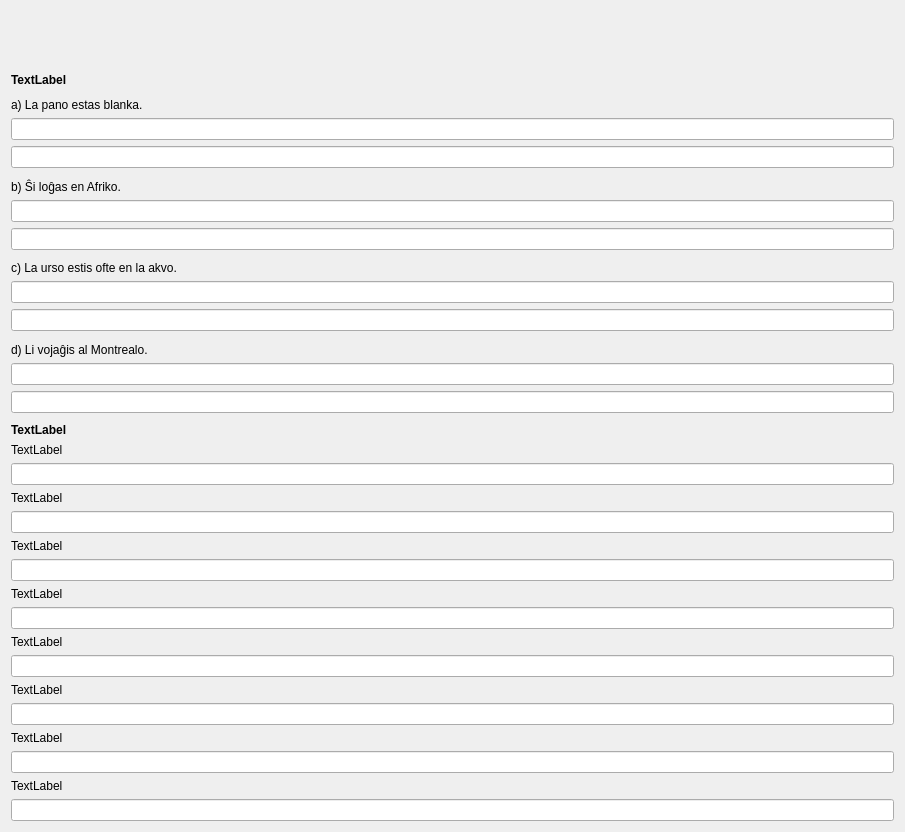
         <widget class="QWidget" name="scrollAreaWidgetContents_2">
          <property name="geometry">
           <rect>
            <x>0</x>
            <y>0</y>
            <width>905</width>
            <height>832</height>
           </rect>
          </property>
          <layout class="QVBoxLayout" name="verticalLayout_45">
           <item>
            <layout class="QVBoxLayout" name="verticalLayout_19">
             <item>
              <widget class="QLabel" name="Lec13_Label5">
               <property name="sizePolicy">
                <sizepolicy hsizetype="Preferred" vsizetype="Preferred">
                 <horstretch>0</horstretch>
                 <verstretch>0</verstretch>
                </sizepolicy>
               </property>
               <property name="font">
                <font>
                 <weight>75</weight>
                 <bold>true</bold>
                </font>
               </property>
               <property name="text">
                <string>TextLabel</string>
               </property>
               <property name="alignment">
                <set>Qt::AlignBottom|Qt::AlignLeading|Qt::AlignLeft</set>
               </property>
               <property name="wordWrap">
                <bool>true</bool>
               </property>
              </widget>
             </item>
             <item>
              <layout class="QVBoxLayout" name="verticalLayout_15">
               <item>
                <widget class="QLabel" name="label_35">
                 <property name="text">
                  <string>a) La pano estas blanka.</string>
                 </property>
                 <property name="alignment">
                  <set>Qt::AlignBottom|Qt::AlignLeading|Qt::AlignLeft</set>
                 </property>
                 <property name="wordWrap">
                  <bool>true</bool>
                 </property>
                 <property name="buddy">
                  <cstring>lineEdit_28</cstring>
                 </property>
                 <property name="lingvo" stdset="0">
                  <string>eo</string>
                 </property>
                </widget>
               </item>
               <item>
                <widget class="cx_edit" name="lineEdit_28">
                 <property name="sizePolicy">
                  <sizepolicy hsizetype="Preferred" vsizetype="Preferred">
                   <horstretch>0</horstretch>
                   <verstretch>0</verstretch>
                  </sizepolicy>
                 </property>
                </widget>
               </item>
               <item>
                <widget class="cx_edit" name="lineEdit_29">
                 <property name="sizePolicy">
                  <sizepolicy hsizetype="Preferred" vsizetype="Preferred">
                   <horstretch>0</horstretch>
                   <verstretch>0</verstretch>
                  </sizepolicy>
                 </property>
                </widget>
               </item>
              </layout>
             </item>
             <item>
              <layout class="QVBoxLayout" name="verticalLayout_16">
               <item>
                <widget class="QLabel" name="label_38">
                 <property name="text">
                  <string>b) Ŝi loĝas en Afriko.</string>
                 </property>
                 <property name="alignment">
                  <set>Qt::AlignBottom|Qt::AlignLeading|Qt::AlignLeft</set>
                 </property>
                 <property name="wordWrap">
                  <bool>true</bool>
                 </property>
                 <property name="buddy">
                  <cstring>lineEdit_30</cstring>
                 </property>
                 <property name="lingvo" stdset="0">
                  <string>eo</string>
                 </property>
                </widget>
               </item>
               <item>
                <widget class="cx_edit" name="lineEdit_30">
                 <property name="sizePolicy">
                  <sizepolicy hsizetype="Preferred" vsizetype="Preferred">
                   <horstretch>0</horstretch>
                   <verstretch>0</verstretch>
                  </sizepolicy>
                 </property>
                </widget>
               </item>
               <item>
                <widget class="cx_edit" name="lineEdit_31">
                 <property name="sizePolicy">
                  <sizepolicy hsizetype="Preferred" vsizetype="Preferred">
                   <horstretch>0</horstretch>
                   <verstretch>0</verstretch>
                  </sizepolicy>
                 </property>
                </widget>
               </item>
              </layout>
             </item>
             <item>
              <layout class="QVBoxLayout" name="verticalLayout_17">
               <item>
                <widget class="QLabel" name="label_41">
                 <property name="text">
                  <string>c) La urso estis ofte en la akvo.</string>
                 </property>
                 <property name="alignment">
                  <set>Qt::AlignBottom|Qt::AlignLeading|Qt::AlignLeft</set>
                 </property>
                 <property name="wordWrap">
                  <bool>true</bool>
                 </property>
                 <property name="buddy">
                  <cstring>lineEdit_32</cstring>
                 </property>
                 <property name="lingvo" stdset="0">
                  <string>eo</string>
                 </property>
                </widget>
               </item>
               <item>
                <widget class="cx_edit" name="lineEdit_32">
                 <property name="sizePolicy">
                  <sizepolicy hsizetype="Preferred" vsizetype="Preferred">
                   <horstretch>0</horstretch>
                   <verstretch>0</verstretch>
                  </sizepolicy>
                 </property>
                </widget>
               </item>
               <item>
                <widget class="cx_edit" name="lineEdit_33">
                 <property name="sizePolicy">
                  <sizepolicy hsizetype="Preferred" vsizetype="Preferred">
                   <horstretch>0</horstretch>
                   <verstretch>0</verstretch>
                  </sizepolicy>
                 </property>
                </widget>
               </item>
              </layout>
             </item>
             <item>
              <layout class="QVBoxLayout" name="verticalLayout_18">
               <item>
                <widget class="QLabel" name="label_44">
                 <property name="text">
                  <string>d) Li vojaĝis al Montrealo.</string>
                 </property>
                 <property name="alignment">
                  <set>Qt::AlignBottom|Qt::AlignLeading|Qt::AlignLeft</set>
                 </property>
                 <property name="wordWrap">
                  <bool>true</bool>
                 </property>
                 <property name="buddy">
                  <cstring>lineEdit_34</cstring>
                 </property>
                 <property name="lingvo" stdset="0">
                  <string>eo</string>
                 </property>
                </widget>
               </item>
               <item>
                <widget class="cx_edit" name="lineEdit_34">
                 <property name="sizePolicy">
                  <sizepolicy hsizetype="Preferred" vsizetype="Preferred">
                   <horstretch>0</horstretch>
                   <verstretch>0</verstretch>
                  </sizepolicy>
                 </property>
                </widget>
               </item>
               <item>
                <widget class="cx_edit" name="lineEdit_35">
                 <property name="sizePolicy">
                  <sizepolicy hsizetype="Preferred" vsizetype="Preferred">
                   <horstretch>0</horstretch>
                   <verstretch>0</verstretch>
                  </sizepolicy>
                 </property>
                </widget>
               </item>
              </layout>
             </item>
            </layout>
           </item>
           <item>
            <layout class="QVBoxLayout" name="verticalLayout_22">
             <item>
              <widget class="QLabel" name="Lec13_Label7">
               <property name="sizePolicy">
                <sizepolicy hsizetype="Preferred" vsizetype="Preferred">
                 <horstretch>0</horstretch>
                 <verstretch>0</verstretch>
                </sizepolicy>
               </property>
               <property name="font">
                <font>
                 <weight>75</weight>
                 <bold>true</bold>
                </font>
               </property>
               <property name="text">
                <string>TextLabel</string>
               </property>
               <property name="alignment">
                <set>Qt::AlignBottom|Qt::AlignLeading|Qt::AlignLeft</set>
               </property>
               <property name="wordWrap">
                <bool>true</bool>
               </property>
              </widget>
             </item>
             <item>
              <layout class="QVBoxLayout" name="verticalLayout_20">
               <item>
                <widget class="QLabel" name="Lec13_Label8">
                 <property name="text">
                  <string>TextLabel</string>
                 </property>
                 <property name="alignment">
                  <set>Qt::AlignBottom|Qt::AlignLeading|Qt::AlignLeft</set>
                 </property>
                 <property name="wordWrap">
                  <bool>true</bool>
                 </property>
                 <property name="buddy">
                  <cstring>lineEdit_36</cstring>
                 </property>
                </widget>
               </item>
               <item>
                <layout class="QHBoxLayout" name="horizontalLayout_41">
                 <item>
                  <widget class="cx_edit" name="lineEdit_36">
                   <property name="sizePolicy">
                    <sizepolicy hsizetype="Preferred" vsizetype="Preferred">
                     <horstretch>0</horstretch>
                     <verstretch>0</verstretch>
                    </sizepolicy>
                   </property>
                  </widget>
                 </item>
                </layout>
               </item>
               <item>
                <widget class="QLabel" name="Lec13_Label9">
                 <property name="text">
                  <string>TextLabel</string>
                 </property>
                 <property name="alignment">
                  <set>Qt::AlignBottom|Qt::AlignLeading|Qt::AlignLeft</set>
                 </property>
                 <property name="wordWrap">
                  <bool>true</bool>
                 </property>
                 <property name="buddy">
                  <cstring>lineEdit_37</cstring>
                 </property>
                </widget>
               </item>
               <item>
                <layout class="QHBoxLayout" name="horizontalLayout_42">
                 <item>
                  <widget class="cx_edit" name="lineEdit_37">
                   <property name="sizePolicy">
                    <sizepolicy hsizetype="Preferred" vsizetype="Preferred">
                     <horstretch>0</horstretch>
                     <verstretch>0</verstretch>
                    </sizepolicy>
                   </property>
                  </widget>
                 </item>
                </layout>
               </item>
               <item>
                <widget class="QLabel" name="Lec13_Label10">
                 <property name="text">
                  <string>TextLabel</string>
                 </property>
                 <property name="alignment">
                  <set>Qt::AlignBottom|Qt::AlignLeading|Qt::AlignLeft</set>
                 </property>
                 <property name="wordWrap">
                  <bool>true</bool>
                 </property>
                 <property name="buddy">
                  <cstring>lineEdit_38</cstring>
                 </property>
                </widget>
               </item>
               <item>
                <layout class="QHBoxLayout" name="horizontalLayout_43">
                 <item>
                  <widget class="cx_edit" name="lineEdit_38">
                   <property name="sizePolicy">
                    <sizepolicy hsizetype="Preferred" vsizetype="Preferred">
                     <horstretch>0</horstretch>
                     <verstretch>0</verstretch>
                    </sizepolicy>
                   </property>
                  </widget>
                 </item>
                </layout>
               </item>
               <item>
                <widget class="QLabel" name="Lec13_Label11">
                 <property name="text">
                  <string>TextLabel</string>
                 </property>
                 <property name="alignment">
                  <set>Qt::AlignBottom|Qt::AlignLeading|Qt::AlignLeft</set>
                 </property>
                 <property name="wordWrap">
                  <bool>true</bool>
                 </property>
                 <property name="buddy">
                  <cstring>lineEdit_39</cstring>
                 </property>
                </widget>
               </item>
               <item>
                <layout class="QHBoxLayout" name="horizontalLayout_44">
                 <item>
                  <widget class="cx_edit" name="lineEdit_39">
                   <property name="sizePolicy">
                    <sizepolicy hsizetype="Preferred" vsizetype="Preferred">
                     <horstretch>0</horstretch>
                     <verstretch>0</verstretch>
                    </sizepolicy>
                   </property>
                  </widget>
                 </item>
                </layout>
               </item>
              </layout>
             </item>
             <item>
              <layout class="QVBoxLayout" name="verticalLayout_21">
               <item>
                <widget class="QLabel" name="Lec13_Label12">
                 <property name="text">
                  <string>TextLabel</string>
                 </property>
                 <property name="alignment">
                  <set>Qt::AlignBottom|Qt::AlignLeading|Qt::AlignLeft</set>
                 </property>
                 <property name="wordWrap">
                  <bool>true</bool>
                 </property>
                 <property name="buddy">
                  <cstring>lineEdit_40</cstring>
                 </property>
                </widget>
               </item>
               <item>
                <layout class="QHBoxLayout" name="horizontalLayout_45">
                 <item>
                  <widget class="cx_edit" name="lineEdit_40">
                   <property name="sizePolicy">
                    <sizepolicy hsizetype="Preferred" vsizetype="Preferred">
                     <horstretch>0</horstretch>
                     <verstretch>0</verstretch>
                    </sizepolicy>
                   </property>
                  </widget>
                 </item>
                </layout>
               </item>
               <item>
                <widget class="QLabel" name="Lec13_Label13">
                 <property name="text">
                  <string>TextLabel</string>
                 </property>
                 <property name="alignment">
                  <set>Qt::AlignBottom|Qt::AlignLeading|Qt::AlignLeft</set>
                 </property>
                 <property name="wordWrap">
                  <bool>true</bool>
                 </property>
                 <property name="buddy">
                  <cstring>lineEdit_41</cstring>
                 </property>
                </widget>
               </item>
               <item>
                <layout class="QHBoxLayout" name="horizontalLayout_46">
                 <item>
                  <widget class="cx_edit" name="lineEdit_41">
                   <property name="sizePolicy">
                    <sizepolicy hsizetype="Preferred" vsizetype="Preferred">
                     <horstretch>0</horstretch>
                     <verstretch>0</verstretch>
                    </sizepolicy>
                   </property>
                  </widget>
                 </item>
                </layout>
               </item>
               <item>
                <widget class="QLabel" name="Lec13_Label14">
                 <property name="text">
                  <string>TextLabel</string>
                 </property>
                 <property name="alignment">
                  <set>Qt::AlignBottom|Qt::AlignLeading|Qt::AlignLeft</set>
                 </property>
                 <property name="wordWrap">
                  <bool>true</bool>
                 </property>
                 <property name="buddy">
                  <cstring>lineEdit_42</cstring>
                 </property>
                </widget>
               </item>
               <item>
                <layout class="QHBoxLayout" name="horizontalLayout_47">
                 <item>
                  <widget class="cx_edit" name="lineEdit_42">
                   <property name="sizePolicy">
                    <sizepolicy hsizetype="Preferred" vsizetype="Preferred">
                     <horstretch>0</horstretch>
                     <verstretch>0</verstretch>
                    </sizepolicy>
                   </property>
                  </widget>
                 </item>
                </layout>
               </item>
               <item>
                <widget class="QLabel" name="Lec13_Label15">
                 <property name="text">
                  <string>TextLabel</string>
                 </property>
                 <property name="alignment">
                  <set>Qt::AlignBottom|Qt::AlignLeading|Qt::AlignLeft</set>
                 </property>
                 <property name="wordWrap">
                  <bool>true</bool>
                 </property>
                 <property name="buddy">
                  <cstring>lineEdit_43</cstring>
                 </property>
                </widget>
               </item>
               <item>
                <layout class="QHBoxLayout" name="horizontalLayout_48">
                 <item>
                  <widget class="cx_edit" name="lineEdit_43">
                   <property name="sizePolicy">
                    <sizepolicy hsizetype="Preferred" vsizetype="Preferred">
                     <horstretch>0</horstretch>
                     <verstretch>0</verstretch>
                    </sizepolicy>
                   </property>
                  </widget>
                 </item>
                </layout>
               </item>
              </layout>
             </item>
            </layout>
           </item>
          </layout>
         </widget>
